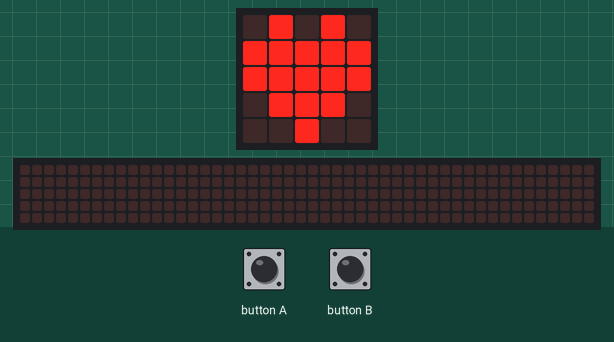
This program was run on a simulated BBC micro:bit (MakeCode). Shown: the board's 5×5 LED display, a strip that is not on the board, showing the scrolling text unrolled. Inputs (shaded band) come from the test bench. The 48×5 strip is a reading aid, not a part: it shows the text the display is scrolling, unrolled, one strip-width of it at a time.

Above: at 0.1 s.
At 0.8 s:
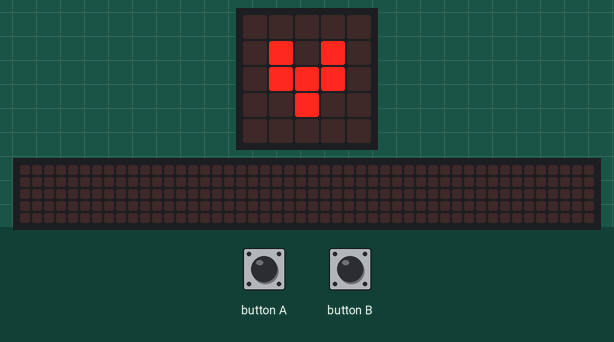
1.4 s: button A pressed for 0.15 s
At 1.99 s:
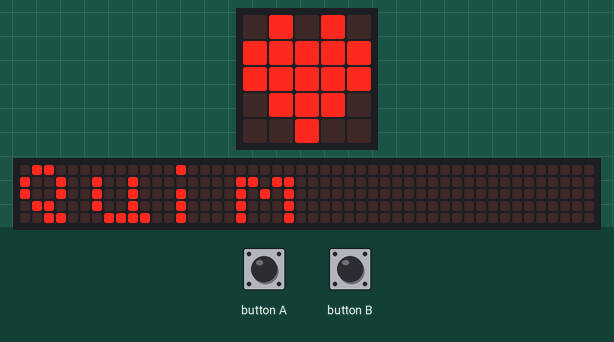
2.1 s: button B pressed for 0.15 s
2.8 s: button A pressed for 0.15 s
At 7.41 s:
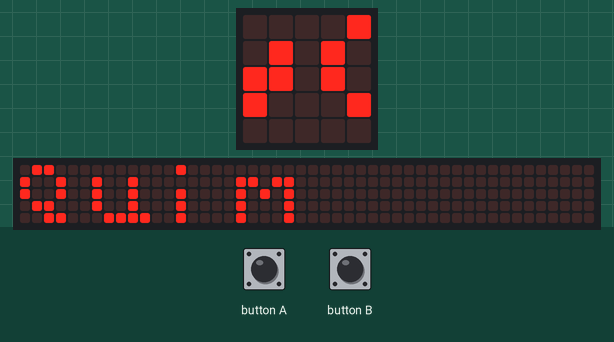

Measured:
- after the input at 1.4 s, the display: changes after 0.52 s (image 2)
- after the input at 2.8 s, the display: first differs from a run without the input after 4.2 s (image 3 shows a later state)
- what the display in image 1 shows lasts 0.6 s, from 0.7 s to 1.3 s

The program:

main.ts
```typescript
input.onButtonPressed(Button.A, function () {
    basic.showString("Quim")
})
input.onButtonPressed(Button.B, function () {
    basic.showString("mama")
})
basic.forever(function () {
    basic.showIcon(IconNames.Heart)
    basic.pause(100)
    basic.showIcon(IconNames.SmallHeart)
})
```

test.ts
```typescript
// les proves van aquí; això no es compilarà quan aquest paquet s'usi com a extensió.
```
